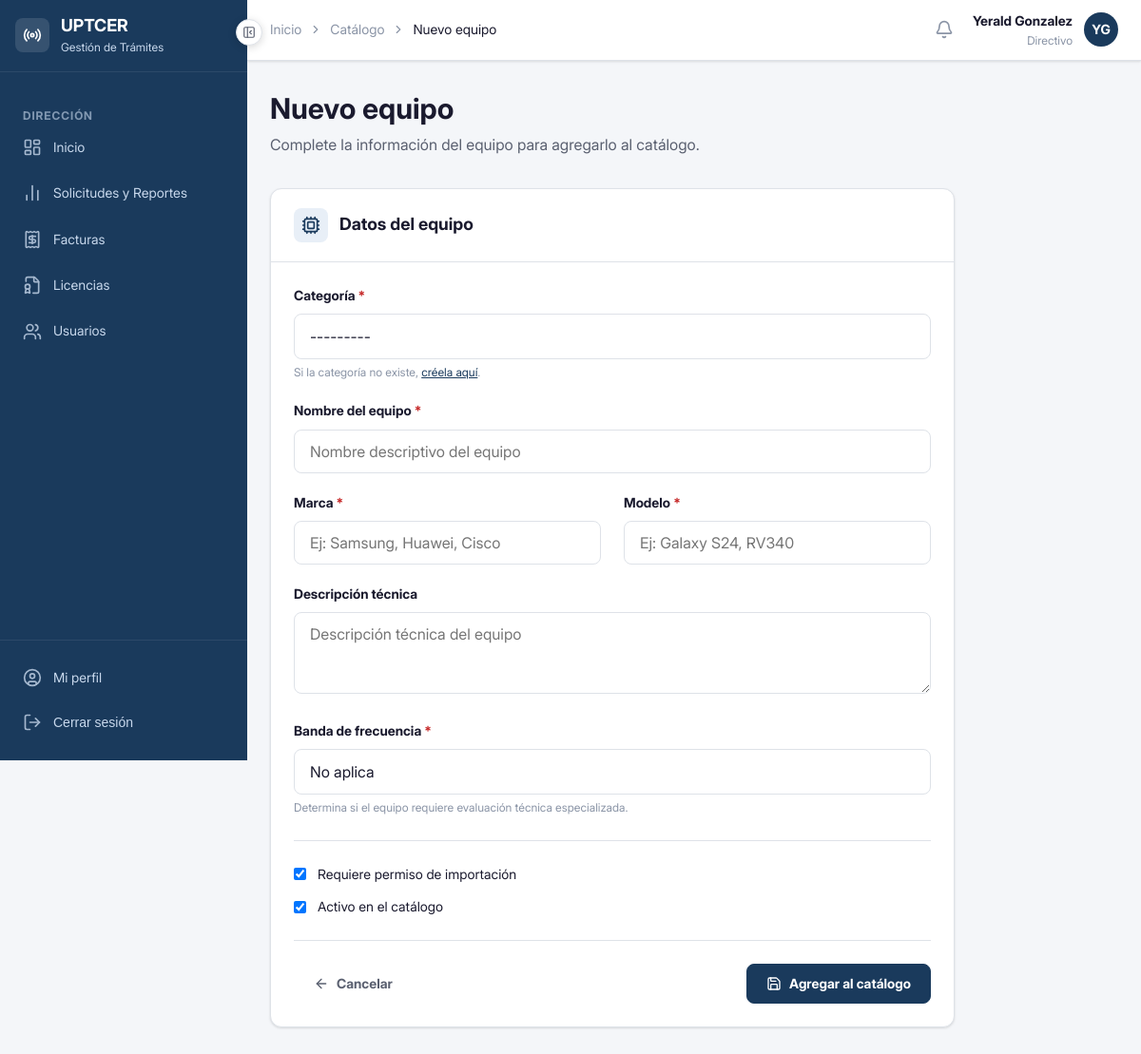
Page /equipos/nuevo/ (signed in) on the committed database.
### apps/accounts/models.py (models this page shows, shortened)
class Usuario(AbstractBaseUser, PermissionsMixin):
    ROL_PERSONA_NATURAL      = 'persona_natural'
    ROL_ESPECIALISTA_RADIOFARO = 'especialista_radiofaro'
    ROL_ESPECIALISTA_MOVIL     = 'especialista_movil'
    ROL_ESPECIALISTA_MARITIMO  = 'especialista_maritimo'
    ROL_ESPECIALISTA_INTERNET  = 'especialista_internet'
    ROL_ESPECIALISTA_SUPERIOR  = 'especialista_superior'
    ROL_ADUANA               = 'aduana'
    ROL_DIRECTIVO            = 'directivo'
    ROLES = [
        (ROL_PERSONA_NATURAL,        'Persona Natural'),
        (ROL_ESPECIALISTA_RADIOFARO, 'Especialista Radiofaro'),
        (ROL_ESPECIALISTA_MOVIL,     'Especialista Móvil'),
        (ROL_ESPECIALISTA_MARITIMO,  'Especialista Marítimo'),
        (ROL_ESPECIALISTA_INTERNET,  'Especialista Internet'),
        (ROL_ESPECIALISTA_SUPERIOR,  'Especialista Superior'),
        (ROL_ADUANA,                 'Aduana'),
        (ROL_DIRECTIVO,              'Directivo'),
    ]
    username        = models.CharField('Usuario', max_length=150, unique=True)
    email           = models.EmailField('Correo electrónico', unique=True)
    nombre          = models.CharField('Nombre', max_length=100)
    apellidos       = models.CharField('Apellidos', max_length=100)
    rol             = models.CharField('Rol', max_length=30, choices=ROLES, default=ROL_PERSONA_NATURAL)
    telefono        = models.CharField('Teléfono', max_length=20, blank=True)
    activo          = models.BooleanField('Activo', default=True)
    fecha_registro  = models.DateTimeField('Fecha de registro', auto_now_add=True)
    is_active       = models.BooleanField(default=True)
    is_staff        = models.BooleanField(default=False)
    objects = UsuarioManager()
    USERNAME_FIELD  = 'username'
    REQUIRED_FIELDS = ['email', 'nombre', 'apellidos']
    class Meta:
        verbose_name        = 'Usuario'
        verbose_name_plural = 'Usuarios'
        ordering            = ['apellidos', 'nombre']
    def get_nombre_completo(self):
        return f'{self.nombre} {self.apellidos}'
    @property
    def es_persona_natural(self):
        return self.rol == self.ROL_PERSONA_NATURAL
    @property
    def es_especialista_superior(self):
        return self.rol == self.ROL_ESPECIALISTA_SUPERIOR
    @property
    def es_especialista_base(self):
        return self.rol in [
            self.ROL_ESPECIALISTA_RADIOFARO,
            self.ROL_ESPECIALISTA_MOVIL,
            self.ROL_ESPECIALISTA_MARITIMO,
            self.ROL_ESPECIALISTA_INTERNET,
        ]
    @property
    def es_aduana(self):
        return self.rol == self.ROL_ADUANA
    @property
    def es_directivo(self):
        return self.rol == self.ROL_DIRECTIVO

### apps/equipos/views.py (the view)
# urls.py: path('nuevo/',          views.nuevo_equipo,        name='nuevo'),
@never_cache
@login_required
def nuevo_equipo(request):
    if not (request.user.es_especialista_base or request.user.es_especialista_superior or request.user.es_directivo):
        messages.error(request, 'No tiene permisos para agregar equipos.')
        return redirect('equipos:lista')
    if request.method == 'POST':
        form = FormularioEquipo(request.POST)
        if form.is_valid():
            equipo = form.save()
            messages.success(request, f'Equipo "{equipo.nombre}" agregado correctamente al catálogo.')
            return redirect('equipos:detalle', pk=equipo.pk)
        else:
            messages.error(request, 'Por favor corrija los errores en el formulario.')
    else:
        form = FormularioEquipo()
    return render(request, 'equipos/form_equipo.html', {
        'form':   form,
        'titulo': 'Nuevo equipo',
        'accion': 'Agregar al catálogo',
    })

### apps/core/context_processors.py (called while the page is built)
def static_version(request):
    return {
        'STATIC_VERSION': settings.STATIC_VERSION,
    }

### apps/equipos/models.py (called while the page is built)
    def __str__(self):
        return self.nombre

### templates/equipos/form_equipo.html (shortened to what this page needs)
{% extends 'base/base.html' %}
{% block breadcrumb %}
<li style="display:flex;align-items:center;gap:var(--espacio-2);">
  <i data-lucide="chevron-right" style="width:14px;height:14px;"></i>
  <a href="{% url 'equipos:lista' %}" style="color:var(--color-texto-muted);text-decoration:none;">Catálogo</a>
</li>
<li style="display:flex;align-items:center;gap:var(--espacio-2);">
  <i data-lucide="chevron-right" style="width:14px;height:14px;"></i>
  <span style="color:var(--color-texto-principal);font-weight:var(--peso-medio);">{{ titulo }}</span>
</li>
{% endblock %}
{% block contenido %}
<div class="pagina-cabecera">
  <h1 class="pagina-titulo">{{ titulo }}</h1>
  <p class="pagina-subtitulo">Complete la información del equipo para agregarlo al catálogo.</p>
</div>
<div style="max-width:720px;">
  <div class="tarjeta">
    <div class="tarjeta-cabecera">
      <div style="display:flex;align-items:center;gap:var(--espacio-3);">
        <div style="width:36px;height:36px;border-radius:var(--radio-md);background:var(--color-primario-light);color:var(--color-primario);display:flex;align-items:center;justify-content:center;">
          <i data-lucide="cpu" style="width:20px;height:20px;"></i>
        </div>
        <h2 class="tarjeta-titulo">Datos del equipo</h2>
      </div>
    </div>
    <div class="tarjeta-cuerpo">
      <form method="post" novalidate>
        <div class="campo-grupo">
          <label class="campo-etiqueta requerido">{{ form.categoria.label }}</label>
          {{ form.categoria }}
          <p class="campo-ayuda">
            Si la categoría no existe, <a href="{% url 'equipos:categorias' %}" style="color:var(--color-primario);">créela aquí</a>.
          </p>
        </div>
        <div class="campo-grupo">
          <label class="campo-etiqueta requerido">{{ form.nombre.label }}</label>
          {{ form.nombre }}
        </div>
        <div class="grid-2">
          <div class="campo-grupo">
            <label class="campo-etiqueta requerido">{{ form.marca.label }}</label>
            {{ form.marca }}
          </div>
          <div class="campo-grupo">
            <label class="campo-etiqueta requerido">{{ form.modelo.label }}</label>
            {{ form.modelo }}
          </div>
        </div>
        <div class="campo-grupo">
          <label class="campo-etiqueta">{{ form.descripcion.label }}</label>
          {{ form.descripcion }}
        </div>
        <div class="campo-grupo">
          <label class="campo-etiqueta requerido">{{ form.banda_frecuencia.label }}</label>
          {{ form.banda_frecuencia }}
          <p class="campo-ayuda">Determina si el equipo requiere evaluación técnica especializada.</p>
        </div>
        <hr class="divisor">
        <div style="display:flex;flex-direction:column;gap:var(--espacio-3);">
          <label style="display:flex;align-items:center;gap:var(--espacio-3);cursor:pointer;">
            {{ form.requiere_permiso }}
            <span style="font-size:var(--texto-sm);font-weight:var(--peso-medio);">
              {{ form.requiere_permiso.label }}
            </span>
          </label>
          <label style="display:flex;align-items:center;gap:var(--espacio-3);cursor:pointer;">
            {{ form.activo }}
            <span style="font-size:var(--texto-sm);font-weight:var(--peso-medio);">
              {{ form.activo.label }}
            </span>
          </label>
        </div>
        <hr class="divisor">
        <div style="display:flex;justify-content:space-between;">
          <a href="{% url 'equipos:lista' %}" class="btn btn-ghost">
            <i data-lucide="arrow-left" style="width:16px;height:16px;"></i>
            Cancelar
          </a>
          <button type="submit" class="btn btn-primario">
            <i data-lucide="save" style="width:16px;height:16px;"></i>
            {{ accion }}
          </button>
        </div>
      </form>
    </div>
  </div>
</div>
{% endblock %}

### templates/base/base.html (shortened to what this page needs)
<!DOCTYPE html>
<html lang="es">
<head>
  {% load static %}
  <link rel="stylesheet" href="{% static 'css/global.css' %}?v={{ STATIC_VERSION }}">
  <link rel="stylesheet" href="{% static 'css/toast.css' %}">
  <link rel="stylesheet" href="{% static 'css/modal.css' %}">
  <link rel="stylesheet" href="{% static 'css/componentes.css' %}">
  <link rel="stylesheet" href="{% static 'css/fonts.css' %}">
</head>
<body>
<div class="layout-wrapper">
  <aside class="layout-sidebar" id="sidebar">
    <div class="sidebar-logo">
      <div style="width:36px;height:36px;background:rgba(255,255,255,0.12);border-radius:8px;display:flex;align-items:center;justify-content:center;flex-shrink:0;">
        <i data-lucide="radio" style="width:20px;height:20px;color:white;"></i>
      </div>
      <div class="sidebar-logo-info">
        <div class="sidebar-logo-texto">UPTCER</div>
        <div class="sidebar-logo-subtexto">Gestión de Trámites</div>
      </div>
    </div>
    <nav class="sidebar-nav">
      {% if user.es_directivo %}
        <div class="sidebar-seccion-titulo">Dirección</div>
        <a href="{% url 'accounts:dashboard' %}" class="sidebar-enlace {% block nav_dir_inicio %}{% endblock %}" data-tooltip="Inicio">
          <i data-lucide="layout-dashboard" class="icono"></i>
          <span class="sidebar-enlace-texto">Inicio</span>
        </a>
        <a href="{% url 'solicitudes:lista' %}" class="sidebar-enlace {% block nav_reportes %}{% endblock %}" data-tooltip="Solicitudes y Reportes">
          <i data-lucide="bar-chart-2" class="icono"></i>
          <span class="sidebar-enlace-texto">Solicitudes y Reportes</span>
        </a>
        <a href="{% url 'licencias:lista_facturas' %}" class="sidebar-enlace {% block nav_facturas %}{% endblock %}" data-tooltip="Facturas">
          <i data-lucide="receipt" class="icono"></i>
          <span class="sidebar-enlace-texto">Facturas</span>
        </a>
        <a href="{% url 'licencias:lista' %}" class="sidebar-enlace {% block nav_licencias %}{% endblock %}" data-tooltip="Licencias">
          <i data-lucide="file-badge" class="icono"></i>
          <span class="sidebar-enlace-texto">Licencias</span>
        </a>
        <a href="{% url 'accounts:lista_usuarios' %}" class="sidebar-enlace {% block nav_usuarios %}{% endblock %}" data-tooltip="Usuarios">
          <i data-lucide="users" class="icono"></i>
          <span class="sidebar-enlace-texto">Usuarios</span>
        </a>
      {% endif %}
    </nav>
    <div class="sidebar-pie">
      <a href="{% url 'accounts:perfil' %}" class="sidebar-enlace" data-tooltip="Mi perfil">
        <i data-lucide="user-circle" class="icono"></i>
        <span class="sidebar-enlace-texto">Mi perfil</span>
      </a>
      <form method="post" action="{% url 'accounts:logout' %}">
        <button type="submit" class="sidebar-enlace" data-tooltip="Cerrar sesión"
          style="width:100%;background:none;border:none;cursor:pointer;text-align:left;">
          <i data-lucide="log-out" class="icono"></i>
          <span class="sidebar-enlace-texto">Cerrar sesión</span>
        </button>
      </form>
    </div>
  </aside>
  <div class="layout-main">
    <header class="layout-navbar">
      <nav aria-label="Ruta de navegación" style="flex:1;">
        <ol style="list-style:none;display:flex;align-items:center;gap:var(--espacio-2);font-size:var(--texto-sm);color:var(--color-texto-muted);">
          <li><a href="{% url 'accounts:dashboard' %}" style="color:var(--color-texto-muted);text-decoration:none;">Inicio</a></li>
          {% block breadcrumb %}{% endblock %}
        </ol>
      </nav>
      <div style="display:flex;align-items:center;gap:var(--espacio-3);">
        <a href="{% url 'notificaciones:lista' %}"
          id="btn-notificaciones"
          style="position:relative;width:36px;height:36px;border-radius:var(--radio-md);display:flex;align-items:center;justify-content:center;color:var(--color-texto-muted);background:transparent;border:none;cursor:pointer;text-decoration:none;transition:var(--transicion-rapida);"
          onmouseenter="this.style.background='var(--color-fondo)';this.style.color='var(--color-texto-principal)'"
          onmouseleave="this.style.background='transparent';this.style.color='var(--color-texto-muted)'"
          title="Notificaciones"
        >
          <i data-lucide="bell" style="width:20px;height:20px;"></i>
        </a>
        <div style="text-align:right;">
          <div style="font-size:var(--texto-sm);font-weight:var(--peso-semi);color:var(--color-texto-principal);">
            {{ user.get_nombre_completo }}
          </div>
          <div style="font-size:var(--texto-xs);color:var(--color-texto-muted);">
            {{ user.get_rol_display }}
          </div>
        </div>
        <div style="width:36px;height:36px;border-radius:50%;background-color:var(--color-primario);display:flex;align-items:center;justify-content:center;color:white;font-size:var(--texto-sm);font-weight:var(--peso-bold);">
          {{ user.nombre|first|upper }}{{ user.apellidos|first|upper }}
        </div>
      </div>
    </header>
    <main class="layout-contenido">
      {% block contenido %}{% endblock %}
    </main>
  </div>
</div>
<button
  id="btn-colapsar"
  class="btn-colapsar-sidebar"
  onclick="alternarSidebar()"
  title="Colapsar menú"
  aria-label="Colapsar menú"
>
  <i data-lucide="panel-left-close" id="icono-colapsar" style="width:14px;height:14px;"></i>
</button>
</body>
</html>

### templates/base/base.html (style rules this page uses)
body { font-family: 'Inter', -apple-system, BlinkMacSystemFont, 'Segoe UI', Roboto, sans-serif; }

### rows in the picture
Usuario: get_nombre_completo "Yerald Gonzalez", rol "Directivo", nombre|first "Y", apellidos|first "G"

### other values in the picture
{{ titulo }} "Nuevo equipo"
{{ accion }} "Agregar al catálogo"
